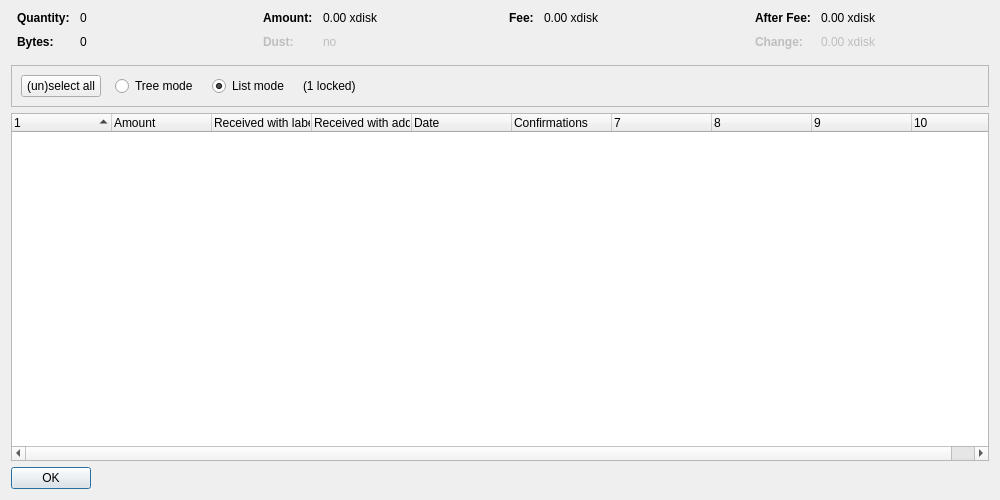
<?xml version="1.0" encoding="UTF-8"?>
<ui version="4.0">
 <class>CoinControlDialog</class>
 <widget class="QDialog" name="CoinControlDialog">
  <property name="geometry">
   <rect>
    <x>0</x>
    <y>0</y>
    <width>1000</width>
    <height>500</height>
   </rect>
  </property>
  <property name="windowTitle">
   <string>Coin Selection</string>
  </property>
  <layout class="QVBoxLayout" name="verticalLayout">
   <item>
    <layout class="QHBoxLayout" name="horizontalLayoutTop" stretch="0,0,0,0">
     <property name="topMargin">
      <number>0</number>
     </property>
     <property name="bottomMargin">
      <number>10</number>
     </property>
     <item>
      <layout class="QFormLayout" name="formLayoutCoinControl1">
       <property name="horizontalSpacing">
        <number>10</number>
       </property>
       <property name="verticalSpacing">
        <number>10</number>
       </property>
       <property name="leftMargin">
        <number>6</number>
       </property>
       <property name="rightMargin">
        <number>6</number>
       </property>
       <item row="0" column="0">
        <widget class="QLabel" name="labelCoinControlQuantityText">
         <property name="font">
          <font>
           <weight>75</weight>
           <bold>true</bold>
          </font>
         </property>
         <property name="text">
          <string>Quantity:</string>
         </property>
        </widget>
       </item>
       <item row="0" column="1">
        <widget class="QLabel" name="labelCoinControlQuantity">
         <property name="cursor">
          <cursorShape>IBeamCursor</cursorShape>
         </property>
         <property name="contextMenuPolicy">
          <enum>Qt::ActionsContextMenu</enum>
         </property>
         <property name="text">
          <string notr="true">0</string>
         </property>
         <property name="textInteractionFlags">
          <set>Qt::LinksAccessibleByMouse|Qt::TextSelectableByKeyboard|Qt::TextSelectableByMouse</set>
         </property>
        </widget>
       </item>
       <item row="1" column="0">
        <widget class="QLabel" name="labelCoinControlBytesText">
         <property name="font">
          <font>
           <weight>75</weight>
           <bold>true</bold>
          </font>
         </property>
         <property name="text">
          <string>Bytes:</string>
         </property>
        </widget>
       </item>
       <item row="1" column="1">
        <widget class="QLabel" name="labelCoinControlBytes">
         <property name="cursor">
          <cursorShape>IBeamCursor</cursorShape>
         </property>
         <property name="contextMenuPolicy">
          <enum>Qt::ActionsContextMenu</enum>
         </property>
         <property name="text">
          <string notr="true">0</string>
         </property>
         <property name="textInteractionFlags">
          <set>Qt::LinksAccessibleByMouse|Qt::TextSelectableByKeyboard|Qt::TextSelectableByMouse</set>
         </property>
        </widget>
       </item>
      </layout>
     </item>
     <item>
      <layout class="QFormLayout" name="formLayoutCoinControl2">
       <property name="horizontalSpacing">
        <number>10</number>
       </property>
       <property name="verticalSpacing">
        <number>10</number>
       </property>
       <property name="leftMargin">
        <number>6</number>
       </property>
       <property name="rightMargin">
        <number>6</number>
       </property>
       <item row="0" column="0">
        <widget class="QLabel" name="labelCoinControlAmountText">
         <property name="font">
          <font>
           <weight>75</weight>
           <bold>true</bold>
          </font>
         </property>
         <property name="text">
          <string>Amount:</string>
         </property>
        </widget>
       </item>
       <item row="0" column="1">
        <widget class="QLabel" name="labelCoinControlAmount">
         <property name="cursor">
          <cursorShape>IBeamCursor</cursorShape>
         </property>
         <property name="contextMenuPolicy">
          <enum>Qt::ActionsContextMenu</enum>
         </property>
         <property name="text">
          <string notr="true">0.00 xdisk</string>
         </property>
         <property name="textInteractionFlags">
          <set>Qt::LinksAccessibleByMouse|Qt::TextSelectableByKeyboard|Qt::TextSelectableByMouse</set>
         </property>
        </widget>
       </item>
       <item row="1" column="0">
        <widget class="QLabel" name="labelCoinControlLowOutputText">
         <property name="enabled">
          <bool>false</bool>
         </property>
         <property name="font">
          <font>
           <weight>75</weight>
           <bold>true</bold>
          </font>
         </property>
         <property name="text">
          <string>Dust:</string>
         </property>
        </widget>
       </item>
       <item row="1" column="1">
        <widget class="QLabel" name="labelCoinControlLowOutput">
         <property name="enabled">
          <bool>false</bool>
         </property>
         <property name="cursor">
          <cursorShape>IBeamCursor</cursorShape>
         </property>
         <property name="contextMenuPolicy">
          <enum>Qt::ActionsContextMenu</enum>
         </property>
         <property name="text">
          <string notr="true">no</string>
         </property>
         <property name="textInteractionFlags">
          <set>Qt::LinksAccessibleByMouse|Qt::TextSelectableByKeyboard|Qt::TextSelectableByMouse</set>
         </property>
        </widget>
       </item>
      </layout>
     </item>
     <item>
      <layout class="QFormLayout" name="formLayoutCoinControl3">
       <property name="horizontalSpacing">
        <number>10</number>
       </property>
       <property name="verticalSpacing">
        <number>10</number>
       </property>
       <property name="leftMargin">
        <number>6</number>
       </property>
       <property name="rightMargin">
        <number>6</number>
       </property>
       <item row="0" column="0">
        <widget class="QLabel" name="labelCoinControlFeeText">
         <property name="font">
          <font>
           <weight>75</weight>
           <bold>true</bold>
          </font>
         </property>
         <property name="text">
          <string>Fee:</string>
         </property>
        </widget>
       </item>
       <item row="0" column="1">
        <widget class="QLabel" name="labelCoinControlFee">
         <property name="cursor">
          <cursorShape>IBeamCursor</cursorShape>
         </property>
         <property name="contextMenuPolicy">
          <enum>Qt::ActionsContextMenu</enum>
         </property>
         <property name="text">
          <string notr="true">0.00 xdisk</string>
         </property>
         <property name="textInteractionFlags">
          <set>Qt::LinksAccessibleByMouse|Qt::TextSelectableByKeyboard|Qt::TextSelectableByMouse</set>
         </property>
        </widget>
       </item>
      </layout>
     </item>
     <item>
      <layout class="QFormLayout" name="formLayoutCoinControl4">
       <property name="horizontalSpacing">
        <number>10</number>
       </property>
       <property name="verticalSpacing">
        <number>10</number>
       </property>
       <property name="leftMargin">
        <number>6</number>
       </property>
       <property name="rightMargin">
        <number>6</number>
       </property>
       <item row="0" column="0">
        <widget class="QLabel" name="labelCoinControlAfterFeeText">
         <property name="font">
          <font>
           <weight>75</weight>
           <bold>true</bold>
          </font>
         </property>
         <property name="text">
          <string>After Fee:</string>
         </property>
        </widget>
       </item>
       <item row="0" column="1">
        <widget class="QLabel" name="labelCoinControlAfterFee">
         <property name="cursor">
          <cursorShape>IBeamCursor</cursorShape>
         </property>
         <property name="contextMenuPolicy">
          <enum>Qt::ActionsContextMenu</enum>
         </property>
         <property name="text">
          <string notr="true">0.00 xdisk</string>
         </property>
         <property name="textInteractionFlags">
          <set>Qt::LinksAccessibleByMouse|Qt::TextSelectableByKeyboard|Qt::TextSelectableByMouse</set>
         </property>
        </widget>
       </item>
       <item row="1" column="0">
        <widget class="QLabel" name="labelCoinControlChangeText">
         <property name="enabled">
          <bool>false</bool>
         </property>
         <property name="font">
          <font>
           <weight>75</weight>
           <bold>true</bold>
          </font>
         </property>
         <property name="text">
          <string>Change:</string>
         </property>
        </widget>
       </item>
       <item row="1" column="1">
        <widget class="QLabel" name="labelCoinControlChange">
         <property name="enabled">
          <bool>false</bool>
         </property>
         <property name="cursor">
          <cursorShape>IBeamCursor</cursorShape>
         </property>
         <property name="contextMenuPolicy">
          <enum>Qt::ActionsContextMenu</enum>
         </property>
         <property name="text">
          <string notr="true">0.00 xdisk</string>
         </property>
         <property name="textInteractionFlags">
          <set>Qt::LinksAccessibleByMouse|Qt::TextSelectableByKeyboard|Qt::TextSelectableByMouse</set>
         </property>
        </widget>
       </item>
      </layout>
     </item>
    </layout>
   </item>
   <item>
    <widget class="QFrame" name="frame">
     <property name="minimumSize">
      <size>
       <width>0</width>
       <height>40</height>
      </size>
     </property>
     <property name="frameShape">
      <enum>QFrame::StyledPanel</enum>
     </property>
     <property name="frameShadow">
      <enum>QFrame::Sunken</enum>
     </property>
     <layout class="QHBoxLayout" name="horizontalLayout">
      <item>
       <layout class="QHBoxLayout" name="horizontalLayoutPanel" stretch="0,0,0,0,0">
        <property name="spacing">
         <number>14</number>
        </property>
        <item>
         <widget class="QPushButton" name="pushButtonSelectAll">
          <property name="sizePolicy">
           <sizepolicy hsizetype="Maximum" vsizetype="Fixed">
            <horstretch>0</horstretch>
            <verstretch>0</verstretch>
           </sizepolicy>
          </property>
          <property name="text">
           <string>(un)select all</string>
          </property>
          <property name="autoDefault">
           <bool>false</bool>
          </property>
         </widget>
        </item>
        <item>
         <widget class="QRadioButton" name="radioTreeMode">
          <property name="sizePolicy">
           <sizepolicy hsizetype="Maximum" vsizetype="Fixed">
            <horstretch>0</horstretch>
            <verstretch>0</verstretch>
           </sizepolicy>
          </property>
          <property name="text">
           <string>Tree mode</string>
          </property>
         </widget>
        </item>
        <item>
         <widget class="QRadioButton" name="radioListMode">
          <property name="sizePolicy">
           <sizepolicy hsizetype="Maximum" vsizetype="Fixed">
            <horstretch>0</horstretch>
            <verstretch>0</verstretch>
           </sizepolicy>
          </property>
          <property name="text">
           <string>List mode</string>
          </property>
          <property name="checked">
           <bool>true</bool>
          </property>
         </widget>
        </item>
        <item>
         <widget class="QLabel" name="labelLocked">
          <property name="text">
           <string notr="true">(1 locked)</string>
          </property>
         </widget>
        </item>
        <item>
         <spacer name="horizontalSpacer">
          <property name="orientation">
           <enum>Qt::Horizontal</enum>
          </property>
          <property name="sizeHint" stdset="0">
           <size>
            <width>40</width>
            <height>20</height>
           </size>
          </property>
         </spacer>
        </item>
       </layout>
      </item>
     </layout>
    </widget>
   </item>
   <item>
    <widget class="CoinControlTreeWidget" name="treeWidget">
     <property name="contextMenuPolicy">
      <enum>Qt::CustomContextMenu</enum>
     </property>
     <property name="sortingEnabled">
      <bool>false</bool>
     </property>
     <property name="columnCount">
      <number>10</number>
     </property>
     <attribute name="headerShowSortIndicator" stdset="0">
      <bool>true</bool>
     </attribute>
     <attribute name="headerStretchLastSection">
      <bool>false</bool>
     </attribute>
     <column>
      <property name="text">
       <string/>
      </property>
     </column>
     <column>
      <property name="text">
       <string>Amount</string>
      </property>
     </column>
     <column>
      <property name="text">
       <string>Received with label</string>
      </property>
     </column>
     <column>
      <property name="text">
       <string>Received with address</string>
      </property>
     </column>
     <column>
      <property name="text">
       <string>Date</string>
      </property>
     </column>
     <column>
      <property name="text">
       <string>Confirmations</string>
      </property>
      <property name="toolTip">
       <string>Confirmed</string>
      </property>
     </column>
     <column>
      <property name="text">
       <string/>
      </property>
     </column>
     <column>
      <property name="text">
       <string/>
      </property>
     </column>
     <column>
      <property name="text">
       <string/>
      </property>
     </column>
     <column>
      <property name="text">
       <string/>
      </property>
     </column>
    </widget>
   </item>
   <item>
    <widget class="QDialogButtonBox" name="buttonBox">
     <property name="sizePolicy">
      <sizepolicy hsizetype="Maximum" vsizetype="Fixed">
       <horstretch>0</horstretch>
       <verstretch>0</verstretch>
      </sizepolicy>
     </property>
     <property name="orientation">
      <enum>Qt::Horizontal</enum>
     </property>
     <property name="standardButtons">
      <set>QDialogButtonBox::Ok</set>
     </property>
    </widget>
   </item>
  </layout>
 </widget>
 <customwidgets>
  <customwidget>
   <class>CoinControlTreeWidget</class>
   <extends>QTreeWidget</extends>
   <header>qt/coincontroltreewidget.h</header>
  </customwidget>
 </customwidgets>
 <resources/>
 <connections/>
</ui>
